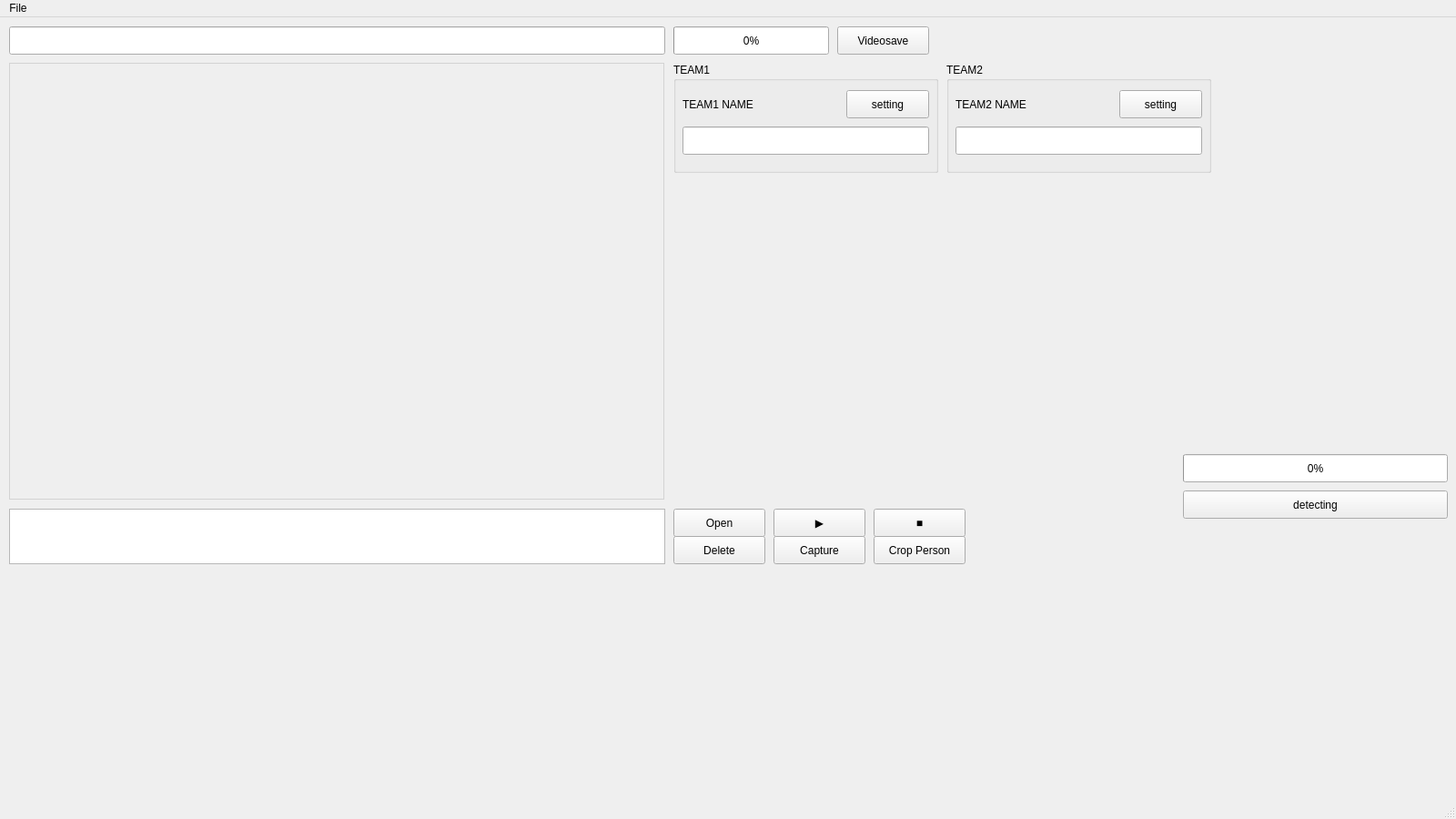
<?xml version="1.0" encoding="UTF-8"?>
<ui version="4.0">
 <class>MainWindow</class>
 <widget class="QMainWindow" name="MainWindow">
  <property name="geometry">
   <rect>
    <x>0</x>
    <y>0</y>
    <width>1600</width>
    <height>900</height>
   </rect>
  </property>
  <property name="windowTitle">
   <string>MainWindow</string>
  </property>
  <widget class="QWidget" name="centralwidget">
   <widget class="QLabel" name="videoLb">
    <property name="geometry">
     <rect>
      <x>10</x>
      <y>50</y>
      <width>720</width>
      <height>480</height>
     </rect>
    </property>
    <property name="styleSheet">
     <string notr="true">border: 1px solid lightgray</string>
    </property>
    <property name="text">
     <string/>
    </property>
   </widget>
   <widget class="QLineEdit" name="downurl">
    <property name="geometry">
     <rect>
      <x>10</x>
      <y>10</y>
      <width>721</width>
      <height>31</height>
     </rect>
    </property>
   </widget>
   <widget class="QPushButton" name="saveBtn">
    <property name="geometry">
     <rect>
      <x>920</x>
      <y>10</y>
      <width>101</width>
      <height>31</height>
     </rect>
    </property>
    <property name="text">
     <string>Videosave</string>
    </property>
   </widget>
   <widget class="QPushButton" name="openBtn">
    <property name="geometry">
     <rect>
      <x>740</x>
      <y>540</y>
      <width>101</width>
      <height>31</height>
     </rect>
    </property>
    <property name="text">
     <string>Open</string>
    </property>
   </widget>
   <widget class="QPushButton" name="startBtn">
    <property name="geometry">
     <rect>
      <x>850</x>
      <y>540</y>
      <width>101</width>
      <height>31</height>
     </rect>
    </property>
    <property name="text">
     <string>▶</string>
    </property>
   </widget>
   <widget class="QPushButton" name="stopBtn">
    <property name="geometry">
     <rect>
      <x>960</x>
      <y>540</y>
      <width>101</width>
      <height>31</height>
     </rect>
    </property>
    <property name="text">
     <string>■</string>
    </property>
   </widget>
   <widget class="QListWidget" name="lbox">
    <property name="geometry">
     <rect>
      <x>10</x>
      <y>540</y>
      <width>721</width>
      <height>61</height>
     </rect>
    </property>
   </widget>
   <widget class="QPushButton" name="deleteBtn">
    <property name="geometry">
     <rect>
      <x>740</x>
      <y>570</y>
      <width>101</width>
      <height>31</height>
     </rect>
    </property>
    <property name="text">
     <string>Delete</string>
    </property>
   </widget>
   <widget class="QProgressBar" name="downloadbar">
    <property name="geometry">
     <rect>
      <x>740</x>
      <y>10</y>
      <width>171</width>
      <height>31</height>
     </rect>
    </property>
    <property name="value">
     <number>0</number>
    </property>
   </widget>
   <widget class="QPushButton" name="detectBtn">
    <property name="geometry">
     <rect>
      <x>1300</x>
      <y>520</y>
      <width>291</width>
      <height>31</height>
     </rect>
    </property>
    <property name="text">
     <string>detecting</string>
    </property>
   </widget>
   <widget class="QGroupBox" name="team1">
    <property name="geometry">
     <rect>
      <x>740</x>
      <y>50</y>
      <width>291</width>
      <height>121</height>
     </rect>
    </property>
    <property name="styleSheet">
     <string notr="true"/>
    </property>
    <property name="title">
     <string>TEAM1</string>
    </property>
    <widget class="QLabel" name="t1nameLB">
     <property name="geometry">
      <rect>
       <x>10</x>
       <y>30</y>
       <width>161</width>
       <height>31</height>
      </rect>
     </property>
     <property name="styleSheet">
      <string notr="true"/>
     </property>
     <property name="text">
      <string>TEAM1 NAME</string>
     </property>
    </widget>
    <widget class="QLineEdit" name="t1nameLE">
     <property name="geometry">
      <rect>
       <x>10</x>
       <y>70</y>
       <width>271</width>
       <height>31</height>
      </rect>
     </property>
     <property name="text">
      <string/>
     </property>
     <property name="readOnly">
      <bool>true</bool>
     </property>
    </widget>
    <widget class="QPushButton" name="t1settingBtn">
     <property name="geometry">
      <rect>
       <x>190</x>
       <y>30</y>
       <width>91</width>
       <height>31</height>
      </rect>
     </property>
     <property name="text">
      <string>setting</string>
     </property>
    </widget>
   </widget>
   <widget class="QProgressBar" name="detectbar">
    <property name="geometry">
     <rect>
      <x>1300</x>
      <y>480</y>
      <width>291</width>
      <height>31</height>
     </rect>
    </property>
    <property name="value">
     <number>0</number>
    </property>
   </widget>
   <widget class="QPushButton" name="croppersonBtn">
    <property name="geometry">
     <rect>
      <x>960</x>
      <y>570</y>
      <width>101</width>
      <height>31</height>
     </rect>
    </property>
    <property name="text">
     <string>Crop Person</string>
    </property>
   </widget>
   <widget class="QPushButton" name="captureBtn">
    <property name="geometry">
     <rect>
      <x>850</x>
      <y>570</y>
      <width>101</width>
      <height>31</height>
     </rect>
    </property>
    <property name="text">
     <string>Capture</string>
    </property>
   </widget>
   <widget class="QGroupBox" name="team2">
    <property name="geometry">
     <rect>
      <x>1040</x>
      <y>50</y>
      <width>291</width>
      <height>121</height>
     </rect>
    </property>
    <property name="styleSheet">
     <string notr="true"/>
    </property>
    <property name="title">
     <string>TEAM2</string>
    </property>
    <widget class="QLabel" name="t2nameLB">
     <property name="geometry">
      <rect>
       <x>10</x>
       <y>30</y>
       <width>161</width>
       <height>31</height>
      </rect>
     </property>
     <property name="styleSheet">
      <string notr="true"/>
     </property>
     <property name="text">
      <string>TEAM2 NAME</string>
     </property>
    </widget>
    <widget class="QLineEdit" name="t2nameLE">
     <property name="geometry">
      <rect>
       <x>10</x>
       <y>70</y>
       <width>271</width>
       <height>31</height>
      </rect>
     </property>
     <property name="text">
      <string/>
     </property>
     <property name="readOnly">
      <bool>true</bool>
     </property>
    </widget>
    <widget class="QPushButton" name="t2settingBtn">
     <property name="geometry">
      <rect>
       <x>190</x>
       <y>30</y>
       <width>91</width>
       <height>31</height>
      </rect>
     </property>
     <property name="text">
      <string>setting</string>
     </property>
    </widget>
   </widget>
  </widget>
  <widget class="QMenuBar" name="menubar">
   <property name="geometry">
    <rect>
     <x>0</x>
     <y>0</y>
     <width>1600</width>
     <height>21</height>
    </rect>
   </property>
   <widget class="QMenu" name="menuFile">
    <property name="title">
     <string>File</string>
    </property>
    <addaction name="actionOpen"/>
   </widget>
   <addaction name="menuFile"/>
  </widget>
  <widget class="QStatusBar" name="statusbar"/>
  <action name="actionOpen">
   <property name="text">
    <string>Open</string>
   </property>
  </action>
 </widget>
 <resources/>
 <connections/>
</ui>
